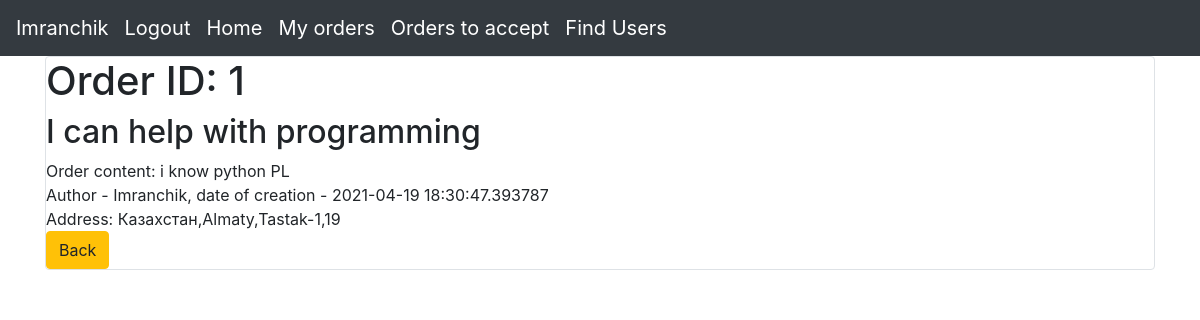
The page /look_details/1 (signed in) on the database its author committed.
### data/users.py (models this page shows, shortened)
class User(SqlAlchemyBase, UserMixin):
    __tablename__ = 'users'
    id = sqlalchemy.Column(sqlalchemy.Integer, primary_key=True, autoincrement=True)
    name = sqlalchemy.Column(sqlalchemy.String, nullable=True)
    about = sqlalchemy.Column(sqlalchemy.String, nullable=True)
    email = sqlalchemy.Column(sqlalchemy.String, index=True, unique=True, nullable=True)
    hashed_password = sqlalchemy.Column(sqlalchemy.String, nullable=True)
    created_date = sqlalchemy.Column(sqlalchemy.DateTime, default=datetime.datetime.now)
    offers = orm.relation("Offer", back_populates='user')
    country = sqlalchemy.Column(sqlalchemy.String, nullable=True)
    city = sqlalchemy.Column(sqlalchemy.String, nullable=True)
    district = sqlalchemy.Column(sqlalchemy.String, nullable=True)
    building = sqlalchemy.Column(sqlalchemy.String, nullable=True)

### data/offers.py (models this page shows)
class Offer(SqlAlchemyBase):
    __tablename__ = 'offers'
    id = sqlalchemy.Column(sqlalchemy.Integer, primary_key=True, autoincrement=True)
    title = sqlalchemy.Column(sqlalchemy.String, nullable=True)
    content = sqlalchemy.Column(sqlalchemy.String, nullable=True)
    created_date = sqlalchemy.Column(sqlalchemy.DateTime, default=datetime.datetime.now)
    is_taken = sqlalchemy.Column(sqlalchemy.Boolean, default=False)
    user_id = sqlalchemy.Column(sqlalchemy.Integer, sqlalchemy.ForeignKey("users.id"))
    user = orm.relation('User')
    categories = orm.relation("Category", secondary="association", backref="offers")

### main.py (the view)
@app.route("/look_details/<int:offer_id>")
@login_required
def look_details(offer_id):
    db_sess = db_session.create_session()
    offer = db_sess.query(Offer).filter((Offer.id == offer_id), (Offer.is_taken == True)).first()
    title = offer.title
    id = offer.id
    user = offer.user
    date = offer.created_date
    content = offer.content
    db_sess.commit()
    return render_template("look_details.html", title=title, date=date, content=content, user=user, id=id)

### data/db_session.py (called while the page is built)
def create_session() -> Session:
    global __factory
    return __factory()

### main.py (called while the page is built)
@login_manager.user_loader
def load_user(user_id):
    db_sess = db_session.create_session()
    return db_sess.query(User).get(user_id)

### templates/look_details.html
{% extends "base.html" %}
{% block content %}
      <div class="col-md6 border rounded">
        <h1>Order ID: {{id}}</h1>
          <h2>{{title}}</h2>
          <div>
              Order content: {{content}}
          </div>
          <div>
              Author - {{ user.name }}, date of creation - {{ date }}
          </div>
          <div> Address: {{user.country}},{{user.city}},{{user.district}},{{user.building}}</div>
            <div>
                <a href="/my_orders" class="btn btn-warning">Back</a>
            </div>
      </div>
{% endblock %}

### templates/base.html (shortened to what this page needs)
<!doctype html>
<html lang="en">
<head>
    <link rel="stylesheet"
          href="https://stackpath.bootstrapcdn.com/bootstrap/4.4.1/css/bootstrap.min.css"
>
</head>
<body>
<header>
     <nav class="navbar navbar-expand-lg navbar-dark bg-dark">
      <div class="collapse navbar-collapse" id="navbar">
        <div class="navbar-nav">
          <a class="navbar-brand" href="#">{{current_user.name}}</a>
        {% if current_user.is_authenticated %}
            <a class="navbar-brand" href="/logout">Logout</a>
            <a class="navbar-brand" href="/">Home</a>
            <a class="navbar-brand" href="/my_orders">My orders</a>
            <a class="navbar-brand" href="/orders_to_take">Orders to accept</a>
            <a class="navbar-brand" href="/search_user">Find Users</a>
        {% else %}
            <p>
                <a class="btn btn-primary " href="/register">Sign up</a>
                <a class="btn btn-success" href="/login">Log in</a>
                <a class="btn btn-success" href="/">Main</a>
            </p>
        {% endif %}
        </div>
      </div>
    </nav>
</header>
<main role="main" class="container">
    {% block content %}{% endblock %}
</main>
</body>
</html>

### rows shown on the page
User: name "Imranchik", country "Казахстан", city "Almaty", district "Tastak-1", building "19"
Offer: title "I can help with programming", content "i know python PL", created_date "2021-04-19 18:30:47.393787"

### other values the page prints
{{ id }} "1"
